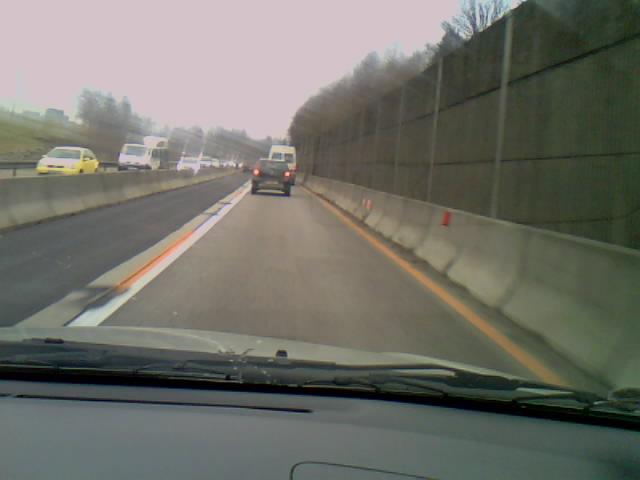
#> input picture images/car_ahead1006.jpg, 640 x 480 px
$ python -i lane_detection.py   (imports and definitions only)   (older library calls are emulated)
#> lines starting #> are read from the running program, lines starting #| are printed output that depends on the picture; after the words box and inside, x2 and y2 are one past the last pixel; in counts of white or black regions, pixels touching at a corner belong together
import cv2
import numpy as np
from matplotlib import pyplot as plt


# [41 lines left out: functions show, show_with_axes, paint_trapezoid, not called in this run]


def get_birds_eye_view(image, is_our_dashcam, debug=False):
    '''
    Based on the image dimensions, we select from the bottom corners to
    slightly above the center of the image. Returns this region warped to be a
    bird's eye view, as well as the points and the transform matrix calculated
    to achieve it.

    To undo the transformation, use either
    get_original_view(warped, warp_matrix, original.shape), or
    cv2.warpPerspective(warped, warp_matrix, (original.shape[1], original.shape[0]), flags=cv2.WARP_INVERSE_MAP).
    '''
    # Generate the original anchor points.
    (rows, cols) = (image.shape[0], image.shape[1])
    if is_our_dashcam:
        # For our dashcam videos... (camera is slightly far to the right)
        bottom_left = (-500, int(rows)) # Yes, it's fine to have negative coords
        bottom_right = (int(cols) + 100, int(rows))
        top_left = (int(cols*.25), int(rows*.35))
        top_right = (int(cols*.55), int(rows*.35))
    else:
        # Canonical for images...
        bottom_left = (int(cols*.1), int(rows))
        bottom_right = (int(cols*.9), int(rows))
        top_left = (int(cols*.45), int(rows*.6))
        top_right = (int(cols*.55), int(rows*.6))

    # The ordering of `points` and `new_perspective` must match.
    original_points = np.array([top_left, top_right, bottom_right, bottom_left], dtype=np.float32)
    width = bottom_right[0] - bottom_left[0]
    height = bottom_left[1] - top_left[1]
    warped_points = np.array([(0, 0), (width, 0), (width, height), (0, height)], dtype=np.float32)

    if debug:
        lines = paint_trapezoid(image.copy(), original_points, color=(255, 0, 0))
        show_with_axes('Trapezoid selection', lines)

    # Warp to bird's eye view
    perspective_matrix = cv2.getPerspectiveTransform(original_points, warped_points)
    warped = cv2.warpPerspective(image, perspective_matrix, (width, height))
    return (warped, original_points, perspective_matrix)


def get_original_view(warped, warp_matrix, original_shape):
    '''
    Utility function to undo a warp. Parameters to cv2.warpPerspective are a
    little odd, so this wraps them nicely.
    '''
    return cv2.warpPerspective(warped, warp_matrix, (original_shape[1], original_shape[0]), flags=cv2.WARP_INVERSE_MAP)


def superimpose(original, modified, anchors):
    '''
    Superimposes the modified image within the bounds of anchors on top of the
    original image. Does __not__ draw on the original image.
    '''
    assert(original.shape == modified.shape)
    superimposed = original.copy()
    # Crop in slightly to prevent tearing, since it appears that cv2 and numpy
    # calculate diagonal edges slightly differently.
    cropped_anchors = anchors.copy()
    cropped_anchors[0:2, 1] += 1 # Move top
    cropped_anchors[1:3, 0] -= 1 # Move right
    cropped_anchors[2:4, 1] += 1 # Move bottom
    cropped_anchors[3, 0] += 1 # Move left
    cropped_anchors[0, 0] += 1 # Left again, slicing syntax can't do -1:1

    replacement_mask = np.zeros(modified.shape, dtype=np.uint8)
    # Fill the region with white with the same depth as the original image. The
    # anchors must be integers.
    cv2.fillConvexPoly(replacement_mask, cropped_anchors.astype(np.int32), (255,)*original.shape[2])
    # For debugging...
    #show_with_axes('Replacement mask', replacement_mask)
    np.putmask(superimposed, replacement_mask, modified)
    return superimposed


def mask_yellow(image):
    '''
    Convert image to hsv to get a mask covering yellow parts of the image.
    Output is a binary image in the range [0, 1].
    '''
    # Option 1: HSV
    hsv = cv2.cvtColor(image, cv2.COLOR_BGR2HSV)
    hsv_lower = np.array([20, 100, 100], dtype=hsv.dtype)
    hsv_upper = np.array([30, 255, 255], dtype=hsv.dtype)
    hsv_mask = cv2.inRange(hsv, hsv_lower, hsv_upper)
    #show_with_axes('HSV mask', hsv_mask)

    '''
    # Option 2: Lab, roughly equivalent
    lab = cv2.cvtColor(image, cv2.COLOR_BGR2LAB)
    lab_lower = np.array([0, 130, 150], dtype=lab.dtype)
    lab_upper = np.array([255, 255, 255], dtype=lab.dtype)
    lab_mask = cv2.inRange(lab, lab_lower, lab_upper)
    #show_with_axes('Lab mask', lab_mask)
    '''

    return hsv_mask.astype('bool') # Normalizes to [0, 1]
    #return lab_mask.astype('bool') # Normalizes to [0, 1]


def mask_gray(gray):
    '''
    Wrapper around cv2.threshold() call so we can easily swap out thresholding
    methods for grayscale images if necessary. Returns a binary image in the
    range [0, 1].
    '''
    sobelx = cv2.Sobel(gray, cv2.CV_64F, 1, 0)
    abs_sobelx = np.absolute(sobelx)
    scaled_sobel = np.uint8(255 * abs_sobelx / np.max(abs_sobelx))
    thresholded = cv2.threshold(scaled_sobel, 0, 1, cv2.THRESH_BINARY + cv2.THRESH_OTSU)[1]
    return thresholded


def histogram(binary):
    '''
    Scans vertically across a binary image and returns a histogram of pixel
    count against the column index after thresholding it. Gives an idea of
    horizontal location of lane markings based on location of the maximum.
    '''
    return np.sum(binary, axis=0)


DEFAULT_HORIZONTAL_THRESHOLD=50

def find_histogram_maximum(histogram, left_threshold, right_threshold, vertical_threshold=5, debug=False, subplot_num=None):
    '''
    Finds the index of the maximum value of the supplied histogram. There are
    several conditions to make sure the histogram is roughly unimodal (e.g. the
    histogram should be one half of the lane, not the full lane). For a visual
    representation of what this means, pass debug=True. Returns None if there
    isn't a high-confidence unimodal maximum value.
    '''
    max_index = np.argmax(histogram)
    max_value = histogram[max_index]
    if debug:
        if subplot_num is not None:
            plt.subplot(subplot_num)
            plt.title('Histogram')
        # In order to have a non-None return value, the plot must:
        # - Have the horizontal red line above the black line,
        # - Have both yellow lines visible,
        # - Have no points above the magenta line as well as to the left of the
        #       cyan line (if it exists), and
        # - Have no points above the magenta line as well as to the right of the
        #       green line (if it exists).
        plt.plot(histogram)
        plt.xlim([0, len(histogram)])
        plt.ylim([0, max(max_value, vertical_threshold) + 3])
        plt.axhline(y=max_value, color='r')
        plt.axvline(x=max_index, color='r')
        plt.axhline(y=vertical_threshold, color='k')
        if max_value - vertical_threshold >= 0:
            plt.axhline(y=max_value - vertical_threshold, color='m')
        if max_index - left_threshold//2 > 0:
            plt.axvline(x=max_index - left_threshold//2, color='y')
            if max_index - left_threshold >= 0:
                plt.axvline(x=max_index - left_threshold, color='c')
        if max_index + right_threshold//2 < len(histogram) - 1:
            plt.axvline(x=max_index + right_threshold//2, color='y')
            if max_index + right_threshold < len(histogram):
                plt.axvline(x=max_index + right_threshold, color='g')
        if subplot_num is None:
            plt.show()
        # else we assume that plt.show() will get called elsewhere
    if max_value < vertical_threshold:
        # Max is too small
        return None
    points_near_max = histogram >= max_value - vertical_threshold
    # Ensure that there are no points larger than (max - vertical_threshold)
    # further away than horizontal_threshold from max_index
    if max_index - left_threshold//2 > 0:
        if np.any(points_near_max[:max(max_index - left_threshold, 0)]):
            # There are points above (max_value - vertical_threshold) too far
            # away from the max
            return None
    else:
        # The max is too close to the left end of the range
        return None
    if max_index + right_threshold//2 < len(histogram) - 1:
        if np.any(points_near_max[min(max_index + right_threshold + 1, len(histogram)):]):
            # There are points above (max_value - vertical_threshold) too far
            # away from the max
            return None
    else:
        # The max is too close to the right end of the range
        return None
    return max_index

def find_left_histogram_maximum(histogram, scale=1.15, horizontal_threshold=DEFAULT_HORIZONTAL_THRESHOLD, **kwargs):
    '''
    The left side of a lane will have convergence towards the right, so slightly
    stretch the right threshold more than normal.
    '''
    return find_histogram_maximum(histogram, horizontal_threshold, int(horizontal_threshold*scale), **kwargs)

def find_right_histogram_maximum(histogram, scale=1.15, horizontal_threshold=DEFAULT_HORIZONTAL_THRESHOLD, **kwargs):
    '''
    The right side of a lane will have convergence towards the left, so slightly
    stretch the left threshold more than normal.
    '''
    return find_histogram_maximum(histogram, int(horizontal_threshold*scale), horizontal_threshold, **kwargs)


# Somewhat-arbitrary constant defining that a region of an image has "enough"
# yellow to be confident that the lane marking is in fact yellow and not white.
YELLOW_THRESHOLD = 200 # count of pixels in a binary image

def points_on_lines(warped, strip_size=50, hood_size=10, debug=False):
    '''
    Performs binary thresholding on the specified image, then scans horizontal
    strips to find where the lane markings are. Returns a pair of arrays of
    points, one for each line. They may not be the same length if one line
    couldn't be found in a given strip.
    '''
    # By default, use grayscale and binary thresholding
    gray = cv2.cvtColor(warped, cv2.COLOR_BGR2GRAY)
    # But if one or both of the lanes is yellow, prefer the HSV mask instead
    vhalf = warped.shape[1]//2
    lyellow = mask_yellow(warped[:, :vhalf])
    ryellow = mask_yellow(warped[:, vhalf:])
    (use_lyellow, use_ryellow) = (lyellow.sum() >= YELLOW_THRESHOLD, ryellow.sum() >= YELLOW_THRESHOLD)
    '''
    # This is obvious enough from the titles of the binary strips plotted below.
    if debug:
        print('Using yellow for left? {} ({}). Right? {} ({}).'.format(use_lyellow, lyellow.sum(), use_ryellow, ryellow.sum()))
    '''
    left_points = []
    right_points = []
    bottom_row = warped.shape[0] - hood_size
    # We care more about finer accuracy at the bottom of the image, so we put
    # the potential partial strip down there.
    for strip_begin in range(0, bottom_row, strip_size):
        strip_end = min(strip_begin + strip_size, bottom_row)

        if use_lyellow:
            lstrip = lyellow[strip_begin:strip_end, :]
        else:
            lstrip = mask_gray(gray[strip_begin:strip_end, :vhalf])
        lhist = histogram(lstrip)
        lmax = find_left_histogram_maximum(lhist, debug=debug, subplot_num=325)

        if use_ryellow:
            rstrip = ryellow[strip_begin:strip_end, :]
        else:
            rstrip = mask_gray(gray[strip_begin:strip_end, vhalf:])
        rhist = histogram(rstrip)
        rmax = find_right_histogram_maximum(rhist, debug=debug, subplot_num=326) # Offset!

        if lmax is not None:
            point = (lmax, (strip_begin + strip_end)//2)
            left_points.append(point)
        if rmax is not None:
            rmax += vhalf # No cute way to inline this correction
            point = (rmax, (strip_begin + strip_end)//2)
            right_points.append(point)

        if debug:
            # Left stuff in one column
            plt.subplot(321)
            plt.imshow(cv2.cvtColor(warped[strip_begin:strip_end, :vhalf], cv2.COLOR_BGR2RGB))
            plt.title('Left strip')
            plt.subplot(323)
            plt.imshow(lstrip, cmap='gray')
            plt.title('Binary ({})'.format('gray' if not use_lyellow else 'yellow'))
            # 325 gets populated from find_left_histogram_maximum call
            # Right stuff in the other
            plt.subplot(322)
            plt.imshow(cv2.cvtColor(warped[strip_begin:strip_end, vhalf:], cv2.COLOR_BGR2RGB))
            plt.title('Right strip')
            plt.subplot(324)
            plt.imshow(rstrip, cmap='gray')
            plt.title('Binary ({})'.format('gray' if not use_ryellow else 'yellow'))
            # 326 gets populated from find_right_histogram_maximum call
            # General housekeeping and prettification
            plt.suptitle('Strip {} to {}; left = {}, right = {}'.format(strip_begin, strip_end, lmax, rmax))
            plt.tight_layout()
            plt.show()
    return (np.array(left_points, dtype=np.int32), np.array(right_points, dtype=np.int32))


def interpolate_bottom_of_lines(lines, bottom_row, polynomial_degree=1):
    '''
    Since points on the lines are marked on the warped image, there will be a
    large gap at the bottom when warping back without interpolating all the way
    to the bottom. Takes a tuple of (left_points, right_points) for simple
    wrapping around points_on_lines(). Only interpolates if both lines have more
    than one point close to the bottom of the image.
    '''
    (left_points, right_points) = lines
    # It's more or less safe to assume that points closer to the car are more
    # likely to fit a straighter line.
    closeness_cutoff = bottom_row//3
    (left_interp, right_interp) = (None, None) # Only interpolate both at once
    # Argmax blows up on empty lists, so we need nested checks
    if len(left_points) > 0:
        left_cutoff = np.argmax(left_points[:, 1] > closeness_cutoff)
        # Need at least (degree + 1) points to interpolate
        if len(left_points) - left_cutoff > polynomial_degree:
            left_line = np.polyfit(left_points[left_cutoff:, 1], left_points[left_cutoff:, 0], polynomial_degree)
            left_interp = np.array([[np.polyval(left_line, bottom_row), bottom_row]], dtype=left_points.dtype)
    if len(right_points) > 0:
        right_cutoff = np.argmax(right_points[:, 1] > closeness_cutoff)
        # Need at least (degree + 1) points to interpolate
        if len(right_points) - right_cutoff > polynomial_degree:
            right_line = np.polyfit(right_points[right_cutoff:, 1], right_points[right_cutoff:, 0], polynomial_degree)
            right_interp = np.array([[np.polyval(right_line, bottom_row), bottom_row]], dtype=right_points.dtype)
    if left_interp is None or right_interp is None:
        # Only return a result when both lines can be interpolated, otherwise we
        # get awkward trapezoid-like shapes that look worse than the original.
        (left_interp, right_interp) = (None, None)
    return (left_interp, right_interp)


def interpolate_top_of_lines(lines, top_middle, polynomial_degree=2):
    '''
    If the top of the lines don't have the same Y coordinate, we want to
    interpolate so they don't have an ugly trapezoid-ish shape at the top. Only
    interpolates if the two lines have uneven points at the top of the image and
    the line that needs to be extended has more than one point. Default
    polynomial_degree allows quadratics since the lines may curve more towards
    the top of the image.
    '''
    (left_points, right_points) = lines
    if len(left_points) == 0 or len(right_points) == 0:
        # Can't interpolate with a missing line
        return (None, None)
    left_ymin = np.min(left_points[:, 1])
    right_ymin = np.min(right_points[:, 1])
    (left_interp, right_interp) = (None, None)
    if left_ymin < right_ymin:
        # Need to interpolate right line.
        # We ideally want a quadratic, but if we can't get that, a line should
        # be relatively decent still.
        while len(right_points) <= polynomial_degree:
            polynomial_degree -= 1
        if polynomial_degree > 0:
            # Interpolate the right line
            right_line = np.polyfit(right_points[:, 1], right_points[:, 0], polynomial_degree)
            right_interp = np.array([[np.polyval(right_line, left_ymin), left_ymin]], dtype=right_points.dtype)
            # Make sure we didn't cross the middle of the trapezoid
            if right_interp[0, 0] < top_middle or right_interp[0, 0] > top_middle*2:
                right_interp = None
    elif right_ymin < left_ymin and len(left_points) > polynomial_degree:
        # Need to interpolate left line.
        # We ideally want a quadratic, but if we can't get that, a line should
        # be relatively decent still.
        while len(left_points) <= polynomial_degree:
            polynomial_degree -= 1
        if polynomial_degree > 0:
            # Interpolate the left line
            left_line = np.polyfit(left_points[:, 1], left_points[:, 0], polynomial_degree)
            left_interp = np.array([[np.polyval(left_line, right_ymin), right_ymin]], dtype=left_points.dtype)
            # Make sure we didn't cross the middle of the trapezoid
            if left_interp[0, 0] > top_middle or left_interp[0, 0] < 0:
                left_interp = None
    # If both lines already have the same highest point, no interpolation needed
    return (left_interp, right_interp)


def paint_lane(warped, left_points, right_points, alpha=0.25):
    '''
    Paints circles on the points supplied for both lines, the interpolated
    lines, and the interpolated lane area. Paints directly on the input image.
    '''
    if len(left_points) == 0 and len(right_points) == 0:
        # Nothing to draw
        return warped
    # These nasty one-liners sort by Y value
    if len(left_points) != 0:
        left_points = left_points[left_points[:, 1].argsort()]
    if len(right_points) != 0:
        right_points = right_points[right_points[:, 1].argsort()]
    painted = warped.copy()
    if len(left_points) != 0 and len(right_points) != 0:
        # We actually have a polygon to fill. Method assumes that points are in
        # clockwise order.
        cv2.fillConvexPoly(painted, np.concatenate((left_points, right_points[::-1])), (0, 255, 0))
    if len(left_points) > 1:
        # Need 2 or more points to draw a line
        cv2.polylines(painted, [left_points], False, (255, 0, 255), thickness=5)
    if len(right_points) > 1:
        # Need 2 or more points to draw a line
        cv2.polylines(painted, [right_points], False, (255, 0, 255), thickness=5)
    for left_point in left_points:
        cv2.circle(painted, tuple(left_point), 1, (255, 0, 0), thickness=10)
    for right_point in right_points:
        cv2.circle(painted, tuple(right_point), 1, (0, 0, 255), thickness=10)
    return cv2.addWeighted(painted, alpha, warped, 1 - alpha, 0, warped)


def detect_lines(image, is_our_dashcam=False, debug=False, paint_extra=False):
    '''
    Works with static images. Ideally we can scale to videos easily. Does
    __not__ paint directly on the input image.
    '''
    if debug:
        show_with_axes('Original', image)
    (warped, trapezoid_points, warp_matrix) = get_birds_eye_view(image, is_our_dashcam, debug)
    if debug:
        show_with_axes('Warped', warped)
    unblurred_warped = warped.copy()
    warped = cv2.GaussianBlur(warped, (5, 5), 0)

    lines = points_on_lines(warped, debug=debug)
    if debug:
        # Show results without interpolation
        painted_no_interp = paint_lane(unblurred_warped.copy(), lines[0], lines[1])
    # We don't want the interpolations interfering with each other
    top_interp = interpolate_top_of_lines(lines, warped.shape[1]//2)
    bottom_interp = interpolate_bottom_of_lines(lines, warped.shape[0] - 1)
    (left_points, right_points) = lines
    interpolated = False
    if top_interp[0] is not None:
        interpolated = True
        left_points = np.append(left_points, top_interp[0], axis=0)
    if top_interp[1] is not None:
        interpolated = True
        right_points = np.append(right_points, top_interp[1], axis=0)
    if bottom_interp[0] is not None:
        interpolated = True
        left_points = np.append(left_points, bottom_interp[0], axis=0)
    if bottom_interp[1] is not None:
        interpolated = True
        right_points = np.append(right_points, bottom_interp[1], axis=0)

    # Don't paint on the slightly uglier blurred version
    painted = paint_lane(unblurred_warped, left_points, right_points)
    if debug:
        if interpolated:
            show_with_axes('Painted (no interpolation)', painted_no_interp)
            show_with_axes('Painted (with interpolation)', painted)
        else:
            show_with_axes('Painted', painted)

    undone = get_original_view(painted, warp_matrix, image.shape)
    if debug:
        show_with_axes('Undone', undone)

    superimposed = superimpose(image, undone, trapezoid_points)
    if paint_extra:
        paint_trapezoid(superimposed, trapezoid_points)
    if debug:
        show_with_axes('Superimposed', superimposed)
    return (superimposed,trapezoid_points)

>>> import cv2
>>> picture = cv2.imread('images/car_ahead1006.jpg')
#> picture is the input picture: shape (480, 640, 3); mean B, G, R 104.4, 112.4, 112.4
>>> result = detect_lines(picture)
#> in get_birds_eye_view, `warped = cv2.warpPerspective(image, perspective_matrix, (width, height))`:
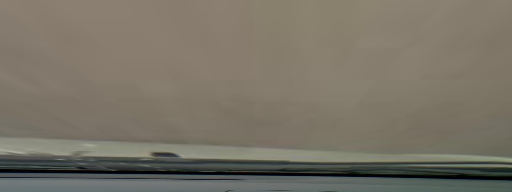
#> warped: shape (192, 512, 3); mean B, G, R 102.4, 114.9, 120.5
#> in detect_lines, `(warped, trapezoid_points, warp_matrix) = get_birds_eye_view(image, is..`: trapezoid_points = [[288, 288], [352, 288], [576, 480], [64, 480]]; warp_matrix = [[-0.842, -0.982, 525.5], [0, -0.842, 242.5], [0, -0.00384, 1]]
#> in points_on_lines, `gray = cv2.cvtColor(warped, cv2.COLOR_BGR2GRAY)`:
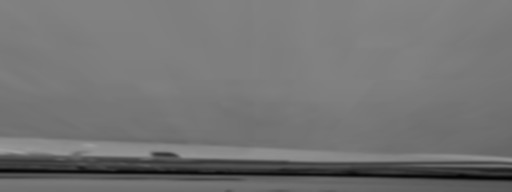
#> gray: shape (192, 512); min 3, max 157, mean 115.2
#> in mask_yellow, `hsv = cv2.cvtColor(image, cv2.COLOR_BGR2HSV)`:
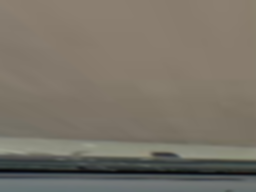
#> image: shape (192, 256, 3); mean of channels 0, 1, 2 103.7, 114.9, 121.3; drawn as B, G, R
#> in mask_yellow (call 2), `hsv = cv2.cvtColor(image, cv2.COLOR_BGR2HSV)`:
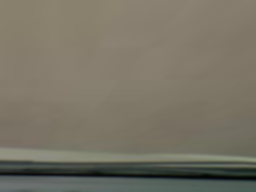
#> image: shape (192, 256, 3); mean of channels 0, 1, 2 101, 115, 119.7; drawn as B, G, R
#> in points_on_lines, `(use_lyellow, use_ryellow) = (lyellow.sum() >= YELLOW_THRESHOLD, ryell..`: use_lyellow = False
#> the loop in points_on_lines, `for strip_begin in range(0, bottom_row, strip_size):` made 4 passes
#> pass 1, in mask_gray, `sobelx = cv2.Sobel(gray, cv2.CV_64F, 1, 0)`:
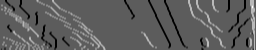
#> sobelx: shape (50, 256) float64; min -4, max 7, mean 0.0796; drawn with min black and max white
#> pass 1, in mask_gray, `thresholded = cv2.threshold(scaled_sobel, 0, 1, cv2.THRESH_BINARY + cv..`:
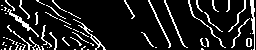
#> thresholded: shape (50, 256); values 0 (black) and 1 (white), 12.4% white in thin lines or dots
#> after the loop in points_on_lines, `for strip_begin in range(0, bottom_row, strip_size):`:
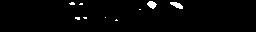
#> lstrip: shape (32, 256); values 0 (black) and 1 (white), 1.9% white; 9 white regions (7 under 20 px), largest, box (x1, y1, x2, y2) and area: (170, 2, 183, 9) 55, (147, 1, 157, 9) 52
#> after the loop in points_on_lines, `for strip_begin in range(0, bottom_row, strip_size):`: left_points = []
#> (the rest of the program and of its run is left out)
